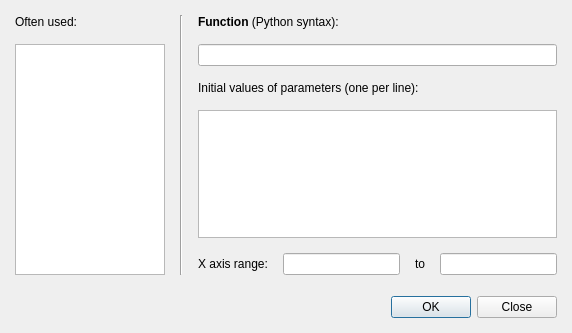
<?xml version="1.0" encoding="UTF-8"?>
<ui version="4.0">
 <class>LogViewerUI</class>
 <widget class="QDialog" name="LogViewerUI">
  <property name="geometry">
   <rect>
    <x>0</x>
    <y>0</y>
    <width>572</width>
    <height>333</height>
   </rect>
  </property>
  <property name="windowTitle">
   <string>Fit arbitrary function</string>
  </property>
  <layout class="QVBoxLayout" name="verticalLayout">
   <item>
    <layout class="QGridLayout" name="gridLayout">
     <property name="bottomMargin">
      <number>6</number>
     </property>
     <item row="1" column="2" colspan="4">
      <widget class="QLabel" name="label">
       <property name="text">
        <string>&lt;span style=&quot; font-weight:600;&quot;&gt;Function&lt;/span&gt; (Python syntax):</string>
       </property>
      </widget>
     </item>
     <item row="3" column="2" colspan="4">
      <widget class="QLabel" name="label_2">
       <property name="text">
        <string>Initial values of parameters (one per line):</string>
       </property>
      </widget>
     </item>
     <item row="5" column="2">
      <widget class="QLabel" name="label_4">
       <property name="text">
        <string>X axis range:</string>
       </property>
      </widget>
     </item>
     <item row="5" column="5">
      <widget class="QLineEdit" name="xto">
       <property name="text">
        <string/>
       </property>
      </widget>
     </item>
     <item row="4" column="2" colspan="4">
      <widget class="QTextEdit" name="fitparams"/>
     </item>
     <item row="5" column="3">
      <widget class="QLineEdit" name="xfrom"/>
     </item>
     <item row="5" column="4">
      <widget class="QLabel" name="label_5">
       <property name="text">
        <string>to</string>
       </property>
      </widget>
     </item>
     <item row="1" column="0" rowspan="5">
      <layout class="QVBoxLayout" name="verticalLayout_2">
       <item>
        <widget class="QLabel" name="label_3">
         <property name="text">
          <string>Often used:</string>
         </property>
        </widget>
       </item>
       <item>
        <widget class="QListWidget" name="oftenUsed">
         <property name="sizePolicy">
          <sizepolicy hsizetype="Ignored" vsizetype="Expanding">
           <horstretch>0</horstretch>
           <verstretch>0</verstretch>
          </sizepolicy>
         </property>
         <property name="minimumSize">
          <size>
           <width>150</width>
           <height>0</height>
          </size>
         </property>
        </widget>
       </item>
      </layout>
     </item>
     <item row="1" column="1" rowspan="5">
      <widget class="Line" name="line">
       <property name="orientation">
        <enum>Qt::Vertical</enum>
       </property>
      </widget>
     </item>
     <item row="2" column="2" colspan="4">
      <widget class="QLineEdit" name="function"/>
     </item>
    </layout>
   </item>
   <item>
    <widget class="QDialogButtonBox" name="buttonBox">
     <property name="standardButtons">
      <set>QDialogButtonBox::Close|QDialogButtonBox::Ok</set>
     </property>
    </widget>
   </item>
  </layout>
 </widget>
 <layoutdefault spacing="15" margin="15"/>
 <tabstops>
  <tabstop>fitparams</tabstop>
  <tabstop>xfrom</tabstop>
  <tabstop>xto</tabstop>
  <tabstop>buttonBox</tabstop>
 </tabstops>
 <resources>
  <include location="../../../../resources/nicos-gui.qrc"/>
 </resources>
 <connections>
  <connection>
   <sender>buttonBox</sender>
   <signal>accepted()</signal>
   <receiver>LogViewerUI</receiver>
   <slot>accept()</slot>
   <hints>
    <hint type="sourcelabel">
     <x>241</x>
     <y>116</y>
    </hint>
    <hint type="destinationlabel">
     <x>241</x>
     <y>67</y>
    </hint>
   </hints>
  </connection>
  <connection>
   <sender>buttonBox</sender>
   <signal>rejected()</signal>
   <receiver>LogViewerUI</receiver>
   <slot>reject()</slot>
   <hints>
    <hint type="sourcelabel">
     <x>241</x>
     <y>116</y>
    </hint>
    <hint type="destinationlabel">
     <x>241</x>
     <y>67</y>
    </hint>
   </hints>
  </connection>
  <connection>
   <sender>function</sender>
   <signal>returnPressed()</signal>
   <receiver>LogViewerUI</receiver>
   <slot>accept()</slot>
   <hints>
    <hint type="sourcelabel">
     <x>304</x>
     <y>18</y>
    </hint>
    <hint type="destinationlabel">
     <x>241</x>
     <y>67</y>
    </hint>
   </hints>
  </connection>
  <connection>
   <sender>xto</sender>
   <signal>returnPressed()</signal>
   <receiver>LogViewerUI</receiver>
   <slot>accept()</slot>
   <hints>
    <hint type="sourcelabel">
     <x>302</x>
     <y>50</y>
    </hint>
    <hint type="destinationlabel">
     <x>241</x>
     <y>67</y>
    </hint>
   </hints>
  </connection>
 </connections>
</ui>
